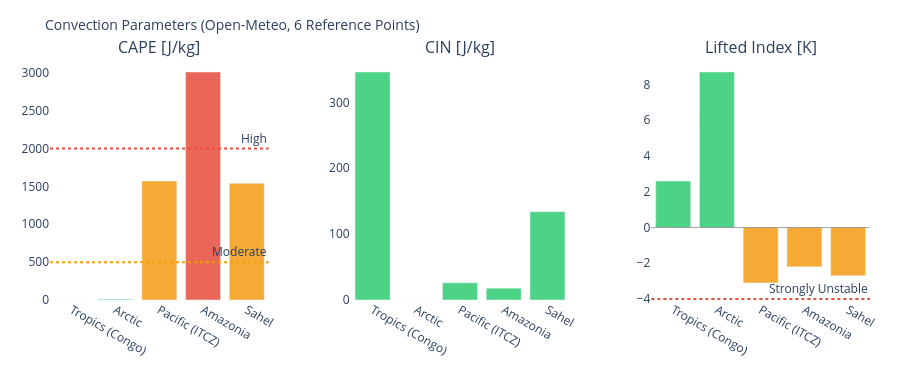

The notebook cell saved with this chart:
### Markdown cell above
---
## 3. Visualizations

### Code cell
# ============================================================
# CAPE / CIN / LIFTED INDEX – Convection potential
# ============================================================

if not df_atm.empty:
    fig = make_subplots(
        rows=1, cols=3,
        subplot_titles=['CAPE [J/kg]', 'CIN [J/kg]', 'Lifted Index [K]'],
        horizontal_spacing=0.1
    )
    pts = df_atm['point'].tolist()
    pt_colors = ['#E85D24','#185FA5','#888780','#378ADD','#639922','#F2A623']

    # CAPE – höher = mehr Gewitterpotential
    cape_vals = df_atm['cape'].fillna(0).tolist()
    cape_colors = ['#e74c3c' if v > 2000 else '#f39c12' if v > 500 else '#2ecc71'
                   for v in cape_vals]
    fig.add_trace(go.Bar(x=pts, y=cape_vals, marker_color=cape_colors,
                         opacity=0.85, showlegend=False), row=1, col=1)
    fig.add_hline(y=2000, line_dash='dot', line_color='#e74c3c',
                  annotation_text='High', row=1, col=1)
    fig.add_hline(y=500,  line_dash='dot', line_color='#f39c12',
                  annotation_text='Moderate', row=1, col=1)

    # CIN – negativer = stärker gedeckelt (weniger Auslöse)
    cin_vals = df_atm['cin'].fillna(0).tolist()
    cin_colors = ['#e74c3c' if v < -200 else '#f39c12' if v < -50 else '#2ecc71'
                  for v in cin_vals]
    fig.add_trace(go.Bar(x=pts, y=cin_vals, marker_color=cin_colors,
                         opacity=0.85, showlegend=False), row=1, col=2)

    # Lifted Index – negativ = instabil
    li_vals = df_atm['li'].fillna(0).tolist()
    li_colors = ['#e74c3c' if v < -4 else '#f39c12' if v < 0 else '#2ecc71'
                 for v in li_vals]
    fig.add_trace(go.Bar(x=pts, y=li_vals, marker_color=li_colors,
                         opacity=0.85, showlegend=False), row=1, col=3)
    fig.add_hline(y=0, line_color='gray', line_width=0.7, row=1, col=3)
    fig.add_hline(y=-4, line_dash='dot', line_color='#e74c3c',
                  annotation_text='Strongly Unstable', row=1, col=3)

    fig.update_layout(
        title=dict(text='Convection Parameters (Open-Meteo, 6 Reference Points)', font=dict(size=14)),
        height=380, plot_bgcolor='rgba(0,0,0,0)', paper_bgcolor='rgba(0,0,0,0)',
        margin=dict(l=50, r=30, t=60, b=80)
    )
    fig.update_xaxes(tickangle=30)
    fig.show()

### Figure 1 — Plotly figure (JSON) as saved in the notebook; plotly's stock layout.template omitted (floating-point values rounded to 4 significant figures)
{"data": [{"marker": {"color": ["#2ecc71", "#2ecc71", "#f39c12", "#e74c3c", "#f39c12"]}, "opacity": 0.85, "showlegend": false, "type": "bar", "x": ["Tropics (Congo)", "Arctic", "Pacific (ITCZ)", "Amazonia", "Sahel"], "xaxis": "x", "y": [0.0, 10.0, 1570.0, 3010.0, 1540.0], "yaxis": "y"}, {"marker": {"color": ["#2ecc71", "#2ecc71", "#2ecc71", "#2ecc71", "#2ecc71"]}, "opacity": 0.85, "showlegend": false, "type": "bar", "x": ["Tropics (Congo)", "Arctic", "Pacific (ITCZ)", "Amazonia", "Sahel"], "xaxis": "x2", "y": [346.0, 0.0, 26.0, 18.0, 134.0], "yaxis": "y2"}, {"marker": {"color": ["#2ecc71", "#2ecc71", "#f39c12", "#f39c12", "#f39c12"]}, "opacity": 0.85, "showlegend": false, "type": "bar", "x": ["Tropics (Congo)", "Arctic", "Pacific (ITCZ)", "Amazonia", "Sahel"], "xaxis": "x3", "y": [2.6, 8.7, -3.1, -2.2, -2.7], "yaxis": "y3"}], "layout": {"annotations": [{"font": {"size": 16}, "showarrow": false, "text": "CAPE [J/kg]", "x": 0.1333, "xanchor": "center", "xref": "paper", "y": 1.0, "yanchor": "bottom", "yref": "paper"}, {"font": {"size": 16}, "showarrow": false, "text": "CIN [J/kg]", "x": 0.5, "xanchor": "center", "xref": "paper", "y": 1.0, "yanchor": "bottom", "yref": "paper"}, {"font": {"size": 16}, "showarrow": false, "text": "Lifted Index [K]", "x": 0.8667, "xanchor": "center", "xref": "paper", "y": 1.0, "yanchor": "bottom", "yref": "paper"}, {"showarrow": false, "text": "High", "x": 1, "xanchor": "right", "xref": "x domain", "y": 2000, "yanchor": "bottom", "yref": "y"}, {"showarrow": false, "text": "Moderate", "x": 1, "xanchor": "right", "xref": "x domain", "y": 500, "yanchor": "bottom", "yref": "y"}, {"showarrow": false, "text": "Strongly Unstable", "x": 1, "xanchor": "right", "xref": "x3 domain", "y": -4, "yanchor": "bottom", "yref": "y3"}], "height": 380, "margin": {"b": 80, "l": 50, "r": 30, "t": 60}, "paper_bgcolor": "rgba(0,0,0,0)", "plot_bgcolor": "rgba(0,0,0,0)", "shapes": [{"line": {"color": "#e74c3c", "dash": "dot"}, "type": "line", "x0": 0, "x1": 1, "xref": "x domain", "y0": 2000, "y1": 2000, "yref": "y"}, {"line": {"color": "#f39c12", "dash": "dot"}, "type": "line", "x0": 0, "x1": 1, "xref": "x domain", "y0": 500, "y1": 500, "yref": "y"}, {"line": {"color": "gray", "width": 0.7}, "type": "line", "x0": 0, "x1": 1, "xref": "x3 domain", "y0": 0, "y1": 0, "yref": "y3"}, {"line": {"color": "#e74c3c", "dash": "dot"}, "type": "line", "x0": 0, "x1": 1, "xref": "x3 domain", "y0": -4, "y1": -4, "yref": "y3"}], "title": {"font": {"size": 14}, "text": "Convection Parameters (Open-Meteo, 6 Reference Points)"}, "xaxis": {"anchor": "y", "domain": [0.0, 0.2667], "tickangle": 30}, "xaxis2": {"anchor": "y2", "domain": [0.3667, 0.6333], "tickangle": 30}, "xaxis3": {"anchor": "y3", "domain": [0.7333, 1.0], "tickangle": 30}, "yaxis": {"anchor": "x", "domain": [0.0, 1.0]}, "yaxis2": {"anchor": "x2", "domain": [0.0, 1.0]}, "yaxis3": {"anchor": "x3", "domain": [0.0, 1.0]}}}
